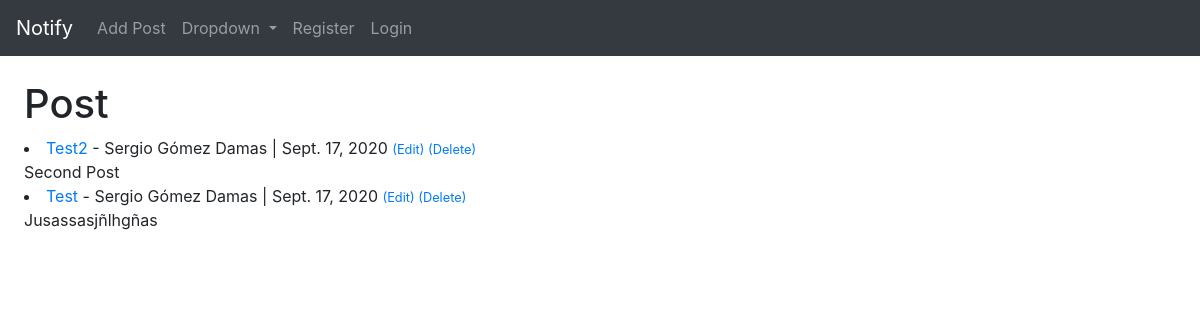
Before: / with the older database file.
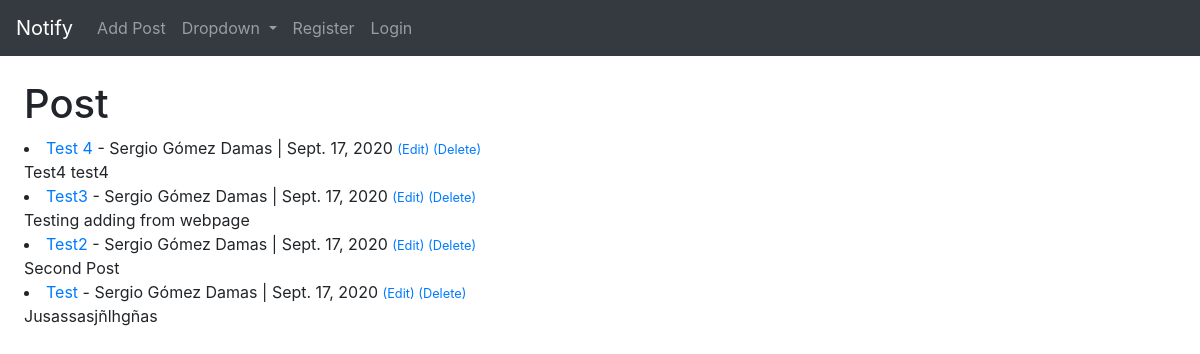
After: the same page with the newer database file.
### notify/models.py (models this page shows, shortened)
class Post(models.Model):
    title = models.CharField(max_length=255)
    title_tag = models.CharField(max_length=255)
    author = models.ForeignKey(User, on_delete=models.CASCADE)
    body = models.TextField()
    post_date = models.DateField(auto_now_add=True)

### notify/views.py (the view)
# urls.py: path('', HomeView.as_view(), name="home"),
class HomeView(ListView):
    model = Post
    template_name = "home.html"
    ordering=['-post_date','-id']

### notify/templates/home.html
{%extends 'base.html'%}
{% block content %}
<h1>Post</h1>
{% for post in object_list %}
    <li><a href="{% url 'article-detail' post.pk%}">{{post.title}}<a/> - {{ post.author.first_name}} {{ post.author.last_name}} | {{ post.post_date}}  <small><a href="{% url 'update_post' post.pk%}">(Edit)</a>  <a href="{% url 'delete_post' post.pk%}">(Delete)</a></small><br/>
        {{ post.body }}</li>
{% endfor %}
{%endblock%}

### notify/templates/base.html (shortened to what this page needs)
<!DOCTYPE html>
<html lang="en">
  <head>
    <link
      rel="stylesheet"
      href="https://stackpath.bootstrapcdn.com/bootstrap/4.5.2/css/bootstrap.min.css"
    />
  </head>
  <body>
    <nav class="navbar navbar-expand-lg navbar-dark bg-dark">
      <a class="navbar-brand" href="{% url 'home'%}">Notify</a>
      <div class="collapse navbar-collapse" id="navbarSupportedContent">
        <ul class="navbar-nav mr-auto">
          <li class="nav-item">
            <a class="nav-link" href="{% url 'add_post'%}">Add Post</a>
          </li>
          <li class="nav-item dropdown">
            <a
              class="nav-link dropdown-toggle"
              href="#"
              id="navbarDropdown"
              role="button"
              data-toggle="dropdown"
              aria-haspopup="true"
              aria-expanded="false"
            >
              Dropdown
            </a>
          </li>
          <li class="nav-item">
            <a class="nav-link" href="{% url 'register'%}">Register</a>
          </li>
          <li class="nav-item">
            <a class="nav-link" href="{% url 'login'%}">Login</a>
          </li>
        </ul>
      </div>
    </nav>
    <div style="margin: 2%">{% block content %} {% endblock %}</div>
  </body>
</html>

Changed rows visible on the page:
added Post: title "Test 4", author.first_name "Sergio", author.last_name "Gómez Damas", post_date "Sept. 17, 2020", body "Test4 test4"
added Post: title "Test3", author.first_name "Sergio", author.last_name "Gómez Damas", post_date "Sept. 17, 2020", body "Testing adding from webpage"
